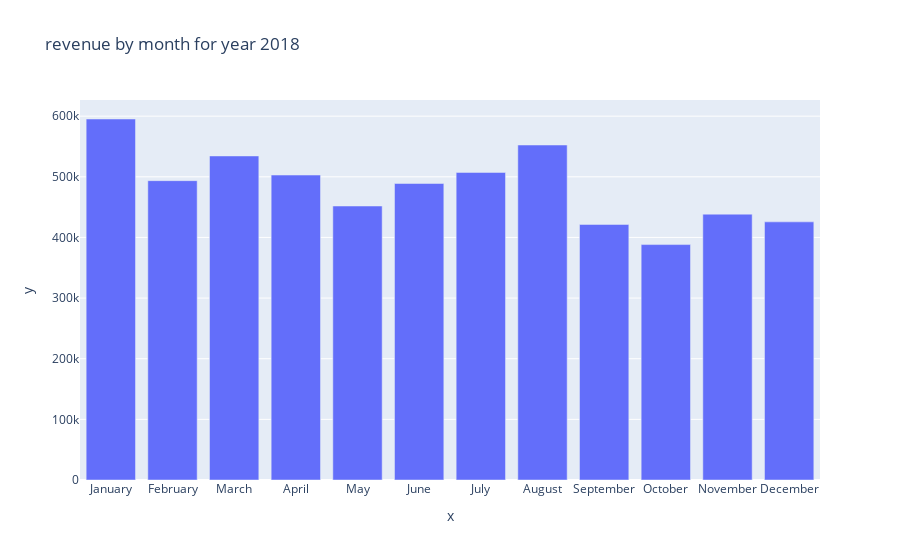

The cell this chart's notebook holds for it:
### Code cell
fig = px.bar(df_2018, y=months_sales_total, x=months, title='revenue by month for year 2018')
fig.show()

### Figure 1 — Plotly figure (JSON) as saved in the notebook; plotly's stock layout.template omitted (floating-point values rounded to 4 significant figures)
{"data": [{"alignmentgroup": "True", "hovertemplate": "x=%{x}<br>y=%{y}<extra></extra>", "legendgroup": "", "marker": {"color": "#636efa"}, "name": "", "offsetgroup": "", "orientation": "v", "showlegend": false, "textposition": "auto", "type": "bar", "x": ["January", "February", "March", "April", "May", "June", "July", "August", "September", "October", "November", "December"], "xaxis": "x", "y": [595300.0, 493600.0, 534400.0, 502900.0, 451800.0, 489000.0, 507200.0, 552400.0, 421400.0, 388200.0, 438400.0, 425700.0], "yaxis": "y"}], "layout": {"barmode": "relative", "legend": {"tracegroupgap": 0}, "title": {"text": "revenue by month for year 2018"}, "xaxis": {"anchor": "y", "domain": [0, 1], "title": {"text": "x"}}, "yaxis": {"anchor": "x", "domain": [0, 1], "title": {"text": "y"}}}}
